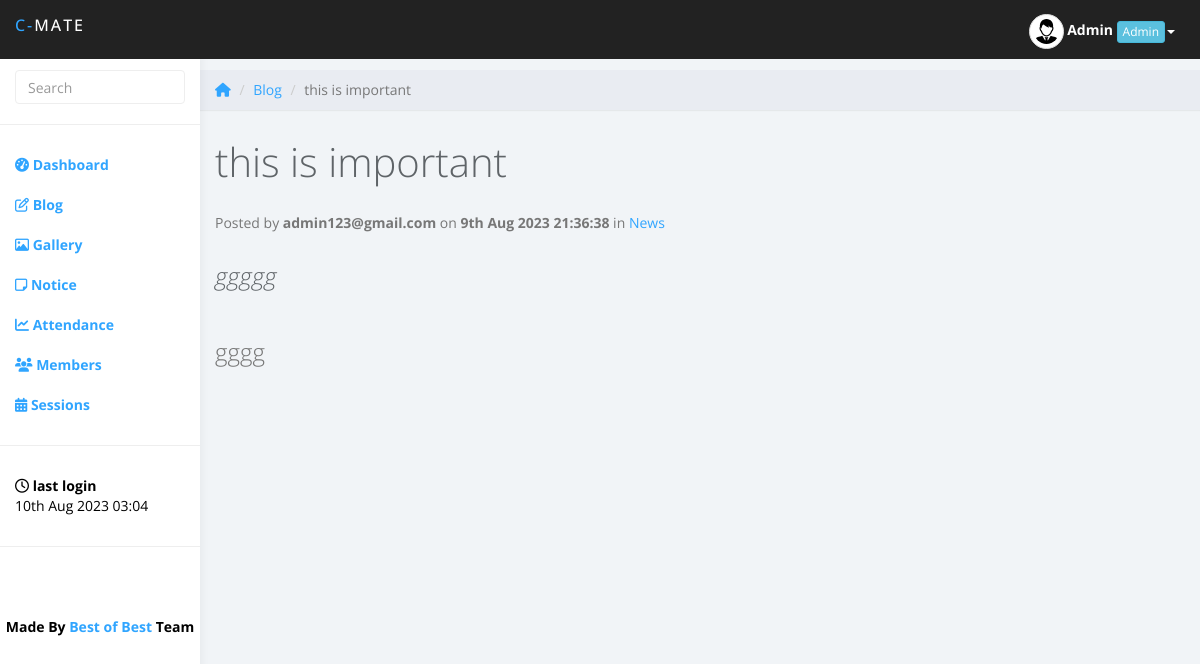
The app's page /viewpost.php?id=8&title=this is important (signed in) with its own data.
### tables this page shows
CREATE TABLE `userinfo` (
  `id` int(5) NOT NULL,
  `name` varchar(50) NOT NULL,
  `course` varchar(10) DEFAULT NULL,
  `session` varchar(5) DEFAULT NULL,
  `university` varchar(5) DEFAULT NULL,
  `email` varchar(70) NOT NULL,
  `dob` varchar(25) NOT NULL,
  `mobile` varchar(10) NOT NULL,
  `password` text NOT NULL,
  `role` varchar(20) DEFAULT NULL,
  `last_login` datetime NOT NULL,
  `currunt_login` timestamp NOT NULL DEFAULT current_timestamp() ON UPDATE current_timestamp(),
  `otp` varchar(10) NOT NULL,
  `pic` text DEFAULT 'imgs/user.png',
  `token` varchar(255) NOT NULL,
  `status` varchar(255) NOT NULL
);

CREATE TABLE `blog_posts` (
  `id` int(11) NOT NULL,
  `postTitle` varchar(200) NOT NULL,
  `description` text NOT NULL,
  `content` text NOT NULL,
  `post_date` timestamp NOT NULL DEFAULT current_timestamp() ON UPDATE current_timestamp(),
  `auther` varchar(25) NOT NULL,
  `catinfo` varchar(70) DEFAULT NULL
);

### viewpost.php (the view, shortened to what this page needs)
<?php
	require_once('funs.php');
	$email = $_SESSION['email'];
	$row = get_member_data($email);
	$id = $row['id'];
	$name = $row['name'];
	$role = $row['role'];
	$pic = $row['pic'];
	$post_id = $_GET['id'];
	$last_login = $row['last_login'];
	$last_login = date('jS M Y H:i', strtotime($last_login));
	$total_members = get_all_status();
	$core_members = get_vip_status();
	$total_sessions = total_sessions();
	$completed_sessions = completed_sessions();
	starter($id,$name,$role,$pic,$last_login,$total_members,$core_members,$total_sessions,$completed_sessions);
?>
<?php
	$query = "SELECT * FROM blog_posts WHERE id = '$post_id'";
	$result = mysqli_query($con,$query);
	if (mysqli_num_rows($result) > 0)
	{
		while($row = mysqli_fetch_assoc($result))
		{
            $postTitle = $row['postTitle'];
            $postDate = date('jS M Y H:i:s', strtotime($row['post_date']));
            $auther = $row['auther'];
            $description = $row['description'];
            $content = $row['content'];
            $catinfo = $row['catinfo'];
			}
	}
	else
	{
		echo '<div class="alert alert-warning text-center"><h3>error while retriving post!</h3></div>';
	}
?>
	<div class="row">
		<ol class="breadcrumb">
			<li><a href="home.php"><i class="fa fa-home" aria-hidden="true"></i></a></li>
			<li><a href="blog-home.php">Blog</a></li>
			<li class="active"><?php echo $postTitle; ?></li>
		</ol>
	</div>
	<div class="row">
		<div class="col-lg-12">
			<h1 class="page-header"><?php echo $postTitle; ?></h1>
			<p>Posted by <b><?php echo $auther; ?></b> on <b><?php echo $postDate; ?></b> in
			<a href="viewbycat.php?cat=<?php echo $catinfo; ?>"><?php echo $catinfo; ?></a>
		</div>
	</div>
	<div class="row">
		<div class="col-lg-12">
			<h3><i><?php echo $description; ?></i></h3><br>
			<p><h3><?php echo $content; ?></h3></p>
		</div>
	</div>
<?php
	at_bottom();

### funs.php (shortened to what this page needs)
<?php
global $con;
function get_member_data($email)
{
	global $con,$row;
	$query = "SELECT * FROM userinfo WHERE email='$email'";
	$result = mysqli_query($con,$query);
	$rows = mysqli_affected_rows($con);
	if($rows == 1)
	{
		$row = mysqli_fetch_assoc($result);
	}
	else
		echo 'error while retriving data';
	return $row;
}
	?>
		<?php
function starter($id,$name,$role,$pic,$last_login,$total_members,$core_members,$total_sessions,$completed_sessions)
{
	?>
<!DOCTYPE html>
<html>
<head>
<link href="css/pace-theme-corner-indicator.css" rel="stylesheet">
<link href="https://maxcdn.bootstrapcdn.com/bootstrap/3.3.7/css/bootstrap.min.css" rel="stylesheet">
<link href="css/styles.css" rel="stylesheet">
</head>
<body>
	<nav class="navbar navbar-inverse navbar-fixed-top" role="navigation">
		<div class="container-fluid">
			<div class="navbar-header">
				<b><a class="navbar-brand" href="home.php"><span>C-</span>Mate</a></b>
				<ul class="user-menu">
					<li class="dropdown pull-right">
						<a><img src="<?php echo $pic; ?>" class="img-responsive img-circle img-thumbnail" height="35px" width="35px"> <b id="mobhide"><?php echo $name; ?></b></a> <a class="dropdown-toggle" data-toggle="dropdown"><div class="btn btn-xs btn-info" id="mobhide"><?php echo $role; ?></div><span class="caret"></span></a>
					</li>
				</ul>
			</div>
		</div>
	</nav><br>
		<div id="sidebar-collapse" class="col-sm-3 col-lg-2 sidebar">
		<form role="search" action="search.php" method="post">
			<div class="form-group">
				<input type="text" name="term" class="form-control" placeholder="Search" required>
			</div>
		</form>
		<ul class="nav menu">
			<li><a href="home.php"><i class="fa fa-tachometer" aria-hidden="true"></i>
 <b>Dashboard</b></a></li>
			<li><a href="blog-home.php"><i class="fa fa-pencil-square-o" aria-hidden="true"></i> <b>Blog</b></a></li>
			<li><a href="gallery.php"><i class="fa fa-picture-o" aria-hidden="true"></i> <b>Gallery</b></a></li>
			<li><a href="notice.php"><i class="fa fa-sticky-note-o" aria-hidden="true"></i> <b>Notice</b></a></li>
			<li><a href="attendance.php"><i class="fa fa-line-chart" aria-hidden="true"></i> <b>Attendance</b></a></li>
			<?php if($role == 'Admin' || $role == 'Technical'){
				echo '<li><a href="manage_members.php"><i class="fa fa-users" aria-hidden="true"></i> <b>Members</b></a></li>';
			} ?>
			<li><a href="schedule.php"><i class="fa fa-calendar" aria-hidden="true"></i> <b>Sessions</b></a></li>
			<li role="presentation" class="divider"></li>
			<li><a style="color: #000;"><i class="fa fa-clock-o" aria-hidden="true"></i> <b>last login</b><br><?php echo $last_login; ?></a></li>
			<li role="presentation" class="divider"></li>
		</ul>
		<div class="text-center" style="margin-top: 50px; color: #000;"><b>Made By <a href="team_details.php" >Best of Best</a> Team</b></div>
	</div>
	<div class="col-sm-9 col-sm-offset-3 col-lg-10 col-lg-offset-2 main">
	<?php
	return false;
}
function at_bottom()
{
	?>
	</div>
<link rel="stylesheet" type="text/css" href="css/DateTimePicker.min.css" />
<link href="http://cdnjs.cloudflare.com/ajax/libs/summernote/0.8.2/summernote.css" rel="stylesheet">
</body>
</html>
	<?php
	return false;
}
		?>

### css/styles.css (style rules this page uses)
* { font-family: 'Open Sans', sans-serif; }
body { background: #f1f4f7; padding-top: 50px; color: #5f6468; }
p { color: #777; }
a, a:hover, a:focus { color: #30a5ff; }
h1, h2, h3, h4, h5, h6 { color: #5f6468; }
h1 { font-weight: 300; font-size: 40px; }
h3, h4 { font-weight: 300; }
.form-control { border: 1px solid #eee; box-shadow: none; }
.navbar-header .navbar-brand { color: #fff; font-size: 16px; text-transform: uppercase; font-weight: 500; letter-spacing: 2px; }
.navbar-header .navbar-brand span { color: #30a5ff; }
.navbar { border: 0; }
.user-menu { display: inline-block; margin-top: 14px; margin-right: 10px; float: right; list-style: none; padding: 0; }
.user-menu a { color: #fff; }
.sidebar { display: block; background-color: #fff; padding: 0; display: none; }
.sidebar form { padding: 20px 15px 5px 15px; border-bottom: 1px solid #eee; margin-bottom: 20px; }
@media (min-width: 768px) { .sidebar { display: block; position: fixed; top: 50px; bottom: 0; left: 0; z-index: 1000; display: block; margin: 0; padding: 0; overflow-x: hidden; overflow-y: auto; background-color: #fff; box-shadow: 1px 0px 10px rgba(0, 0, 0, .05); } }
@media (min-width: 768px) { .navbar-header { width: 100%; } }
.sidebar ul.nav li.divider { border-bottom: 1px solid #eee; margin: 20px 0; }
.breadcrumb { border-radius: 0; padding: 10px 15px; background: #e9ecf2; box-shadow: 0 1px 1px rgba(0, 0, 0, .05); margin: 0 ; }
h1.page-header { margin-top: 30px; border-bottom: 0; }

### records on screen
userinfo: pic (picture), name "Admin", role "Admin", last_login "10th Aug 2023 03:04"
blog_posts: postTitle "this is important", auther "admin123@gmail.com", post_date "9th Aug 2023 21:36:38", catinfo "News", description "ggggg", content "gggg"
